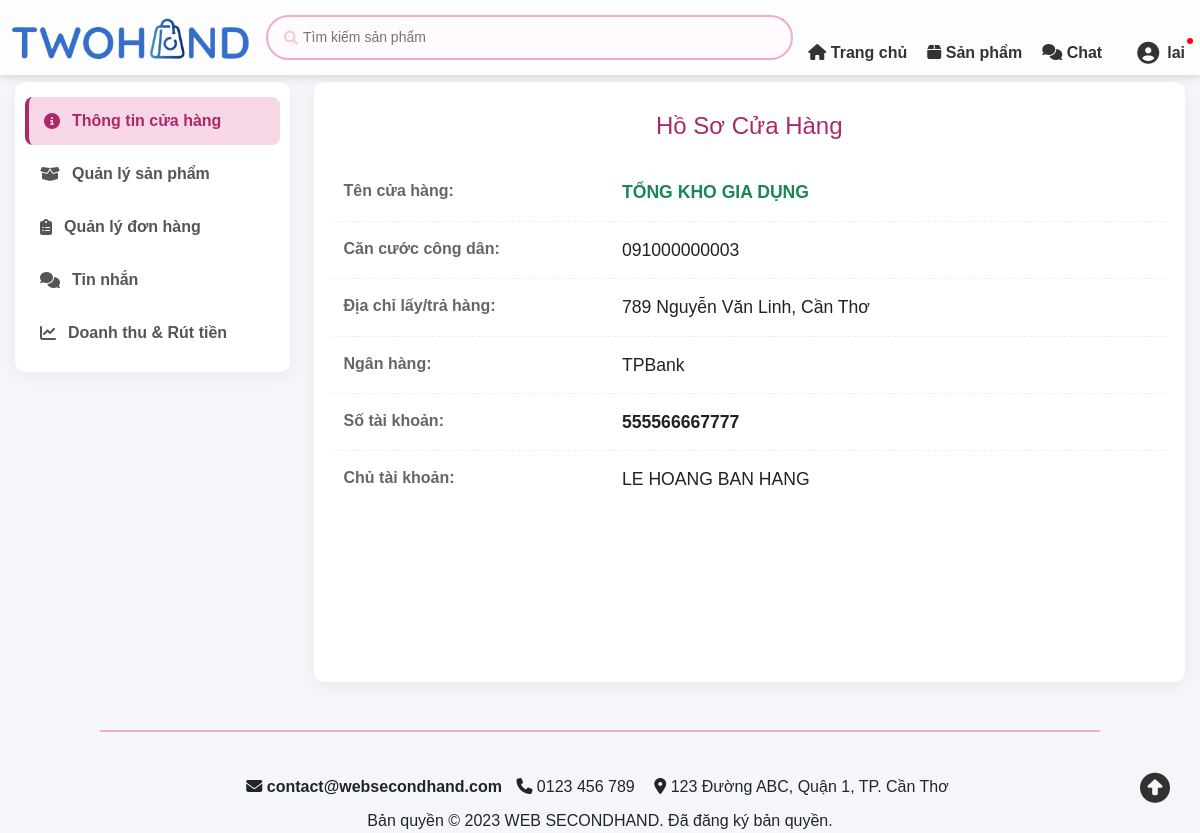
/seller/controllers/sellerThongTinController.php (signed in), run on the app's committed database.
### tables this page shows
CREATE TABLE HoSoNguoiBan (
    IdHoSo INT AUTO_INCREMENT PRIMARY KEY,
    IdTaiKhoan INT(10) NOT NULL UNIQUE,
    TenCuaHang VARCHAR(100), 
    DiaChiKhoHang VARCHAR(255),
    ViDo DECIMAL(10, 8) NULL COMMENT 'Latitude - Vĩ độ Cửa Hàng (Kho)',
    KinhDo DECIMAL(11, 8) NULL COMMENT 'Longitude - Kinh độ Cửa Hàng (Kho)',
    SoCCCD VARCHAR(20),
    TenNganHang VARCHAR(50),
    SoTaiKhoanNganHang VARCHAR(30),
    TenChuTaiKhoan VARCHAR(100),
    NgayDuyet DATETIME, 
    SoDu DECIMAL(15,2) DEFAULT 0,
    FOREIGN KEY (IdTaiKhoan) REFERENCES TaiKhoan(IdTaiKhoan) ON DELETE CASCADE
);

### seller/controllers/sellerThongTinController.php (called while the page is built, shortened)
<?php
require_once '../../includes/ketnoi.php';
require_once '../views/sellerThongTinCuaHang.php';
?>

### seller/views/sellerThongTinCuaHang.php (the view, shortened to what this page needs)
<?php
require_once '../../includes/ketnoi.php';
$idUser = $_SESSION['IdTaiKhoan'];
$sql = "SELECT TenCuaHang, SoCCCD, DiaChiKhoHang, TenNganHang, SoTaiKhoanNganHang, TenChuTaiKhoan
        FROM HoSoNguoiBan
        WHERE IdTaiKhoan = $idUser";
$result = $conn->query($sql);
if ($result && $result->num_rows > 0) {
    $thongTin = $result->fetch_assoc();
} else {
    $thongTin = null;
}
?>
<!DOCTYPE html>
<html lang="vi">
<head>
    <link href="https://cdn.jsdelivr.net/npm/bootstrap@5.3.2/dist/css/bootstrap.min.css" rel="stylesheet">
    <link rel="stylesheet" href="https://cdnjs.cloudflare.com/ajax/libs/font-awesome/6.4.0/css/all.min.css">
    <link href="../../assets/css/header.css" rel="stylesheet">
    <link href="../../assets/css/color.css" rel="stylesheet">
</head>
<body>
    <?php include '../../includes/header.php'; ?>
    <div class="seller-wrapper mt-4 mb-5">
        <h3 class="mb-4 text-secondary text-center"><i class="fa-solid fa-shop"></i> KÊNH NGƯỜI BÁN</h3>
        <div class="row">
            <div class="col-md-3 mb-4">
                <div class="seller-sidebar">
                    <a href="sellerThongTinController.php" class="active"><i class="fa-solid fa-circle-info"></i> Thông tin cửa hàng</a>
                    <a href="sellerSanPhamController.php"><i class="fa-solid fa-box-open"></i> Quản lý sản phẩm</a>
                    <a href="sellerDonHangController.php"><i class="fa-solid fa-clipboard-list"></i> Quản lý đơn hàng</a>
                    <a href="sellerChatController.php"><i class="fa-solid fa-comments"></i> Tin nhắn </a>
                    <a href="sellerDoanhThuController.php"><i class="fa-solid fa-chart-line"></i> Doanh thu & Rút tiền</a>
                </div>
            </div>
            <div class="col-md-9">
                <div class="seller-content-box">
                    <h4 class="mb-4 text-center" style="color: var(--bs-pink-600);">Hồ Sơ Cửa Hàng</h4>
                    <?php if (isset($thongTin) && $thongTin): ?>
                        <div class="row info-row">
                            <div class="col-sm-4 info-label">Tên cửa hàng:</div>
                            <div class="col-sm-8 info-value text-uppercase fw-bold text-success"><?= htmlspecialchars($thongTin['TenCuaHang']) ?></div>
                        </div>
                        <div class="row info-row">
                            <div class="col-sm-4 info-label">Căn cước công dân:</div>
                            <div class="col-sm-8 info-value"><?= htmlspecialchars($thongTin['SoCCCD']) ?></div>
                        </div>
                        <div class="row info-row">
                            <div class="col-sm-4 info-label">Địa chỉ lấy/trả hàng:</div>
                            <div class="col-sm-8 info-value"><?= htmlspecialchars($thongTin['DiaChiKhoHang']) ?></div>
                        </div>
                        <div class="row info-row">
                            <div class="col-sm-4 info-label">Ngân hàng:</div>
                            <div class="col-sm-8 info-value"><?= htmlspecialchars($thongTin['TenNganHang']) ?></div>
                        </div>
                        <div class="row info-row">
                            <div class="col-sm-4 info-label">Số tài khoản:</div>
                            <div class="col-sm-8 info-value fw-bold"><?= htmlspecialchars($thongTin['SoTaiKhoanNganHang']) ?></div>
                        </div>
                        <div class="row info-row">
                            <div class="col-sm-4 info-label">Chủ tài khoản:</div>
                            <div class="col-sm-8 info-value text-uppercase"><?= htmlspecialchars($thongTin['TenChuTaiKhoan']) ?></div>
                        </div>
                    <?php else: ?>
                        <div class="alert alert-warning">Không tìm thấy thông tin cửa hàng. Vui lòng thử lại.</div>
                    <?php endif; ?>
                </div>
            </div>
        </div>
    </div>
    <?php include '../../includes/footer.php'; ?>
</body>
</html>

### assets/css/header.css (style rules this page uses)
html, body { overflow-x: clip !important; overflow-y: visible !important; }
body { font-family: Arial, sans-serif; background-color:var(--bs-pink-50); margin: 0; padding: 0; }

### seller/views/sellerThongTinCuaHang.php (style rules this page uses)
body { background-color: #f4f6f9; }
.seller-wrapper { max-width: 1300px; margin: 0 auto; padding: 0 15px; }
.seller-content-box { background: #ffffff; border-radius: 10px; padding: 30px; box-shadow: 0 4px 15px rgba(0, 0, 0, 0.05); min-height: 600px; }
.seller-sidebar { background: #ffffff; border-radius: 10px; padding: 15px 10px; box-shadow: 0 4px 15px rgba(0, 0, 0, 0.05); display: flex; flex-direction: column; gap: 5px; }
.seller-sidebar a { text-decoration: none; color: #555; font-weight: 600; padding: 12px 15px; border-radius: 8px; transition: all 0.3s ease; display: flex; align-items: center; gap: 12px; position: relative; }
.seller-sidebar a.active { background-color: var(--bs-pink-100); color: var(--bs-pink-600); border-left: 4px solid var(--bs-pink-600); }
.info-row { border-bottom: 1px dashed #eee; padding: 15px 0; }
.info-row:last-child { border-bottom: none; }
.info-label { font-weight: bold; color: #666; }
.info-value { color: #222; font-size: 1.1em; }

### data on the page
hosonguoiban: TenCuaHang "TỔNG KHO GIA DỤNG", SoCCCD "091000000003", DiaChiKhoHang "789 Nguyễn Văn Linh, Cần Thơ", TenNganHang "TPBank", SoTaiKhoanNganHang "555566667777", TenChuTaiKhoan "LE HOANG BAN HANG"

### other printed values
$_SESSION['TenTK'] "lai"
